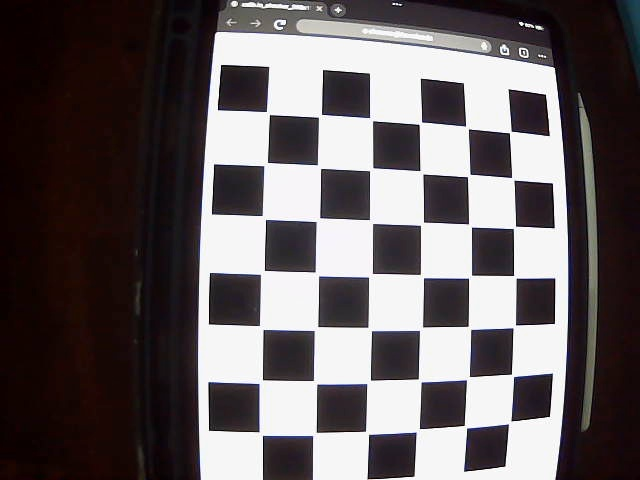
#> input picture configure/calib_img/calibrate0.jpg, 640 x 480 px; its folder holds 5 pictures in this run
$ python configure.py
#> lines starting #> are read from the running program, lines starting #| are printed output that depends on the picture; after the words box and inside, x2 and y2 are one past the last pixel; in counts of white or black regions, pixels touching at a corner belong together
import numpy as np
import cv2 as cv
import glob

# Termination criteria for corner refinement
criteria = (cv.TERM_CRITERIA_EPS + cv.TERM_CRITERIA_MAX_ITER, 30, 0.001)

# Prepare object points for a 7x6 chessboard (7 cols, 6 rows)
objp = np.zeros((6 * 7, 3), np.float32)
objp[:, :2] = np.mgrid[0:7, 0:6].T.reshape(-1, 2)

# Arrays to store object points and image points from all images
objpoints = []  # 3D points in real world
imgpoints = []  # 2D points in image plane

images = glob.glob("calib_img/*.jpg")
gray_shape = None

for fname in images:
    img = cv.imread(fname)
#> img is the input picture: shape (480, 640, 3); mean B, G, R 96.6, 95, 102
    if img is None:
        print(f"Warning: Could not read {fname}")
        continue

    gray = cv.cvtColor(img, cv.COLOR_BGR2GRAY)

    # Find the chessboard corners
    ret, corners = cv.findChessboardCorners(gray, (7, 6), None)
#> ret = True; corners = 42 rows, first 8: [510.5, 131.9], [513, 179.1], [515.7, 226], [516.4, 278.2], [515.5, 324.7], [513.7, 376.8], [511.2, 420.8], [467.1, 127.5]

    if ret:
        objpoints.append(objp)
        gray_shape = gray.shape[::-1]  # Set once when a good image is found
#> gray_shape = (640, 480)

        # Refine corners
        corners2 = cv.cornerSubPix(gray, corners, (11, 11), (-1, -1), criteria)
#> corners2 = 42 rows, first 8: [510.3, 132], [512.7, 178.9], [514.5, 227.4], [514.6, 276.7], [514.3, 326.3], [512.5, 375.4], [509.8, 422.4], [467, 127.5]
        imgpoints.append(corners2)

        # Optionally visualize
        cv.drawChessboardCorners(img, (7, 6), corners2, ret)
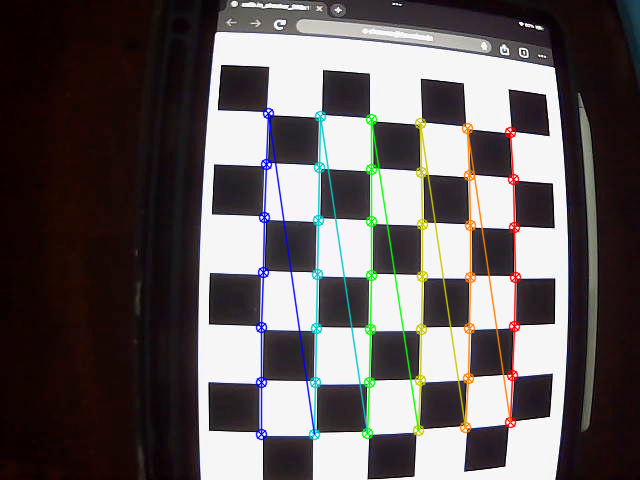
#> img: shape (480, 640, 3); 4.41% of pixels changed, all inside (x1, y1, x2, y2) = (255, 107, 522, 441)
        cv.imshow('Chessboard', img)
        cv.waitKey(500)
#> pass 2 of the loop `for fname in images:`:
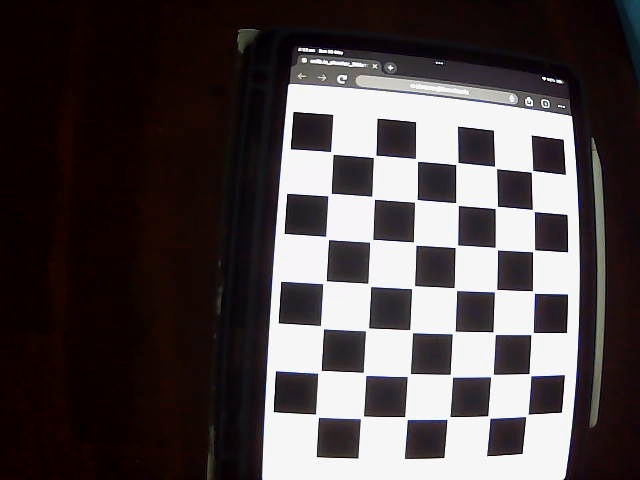
#> input picture configure/calib_img/calibrate1.jpg, 640 x 480 px
#> img is the input picture: shape (480, 640, 3); mean B, G, R 73.7, 72.5, 80.1
#> corners = 42 rows, first 8: [531.4, 172.3], [534.5, 211.7], [534.7, 249.5], [534.6, 293.5], [533.5, 332.3], [529, 375.5], [528.4, 414], [494.3, 166.2]
#> corners2 = 42 rows, first 8: [531.9, 171.3], [533.4, 210.5], [533.5, 250.7], [533.5, 291.9], [532, 333.5], [529.8, 374.6], [527.1, 415.1], [495.5, 167.5]
#> `cv.drawChessboardCorners(img, (7, 6), corners2, ret)`:
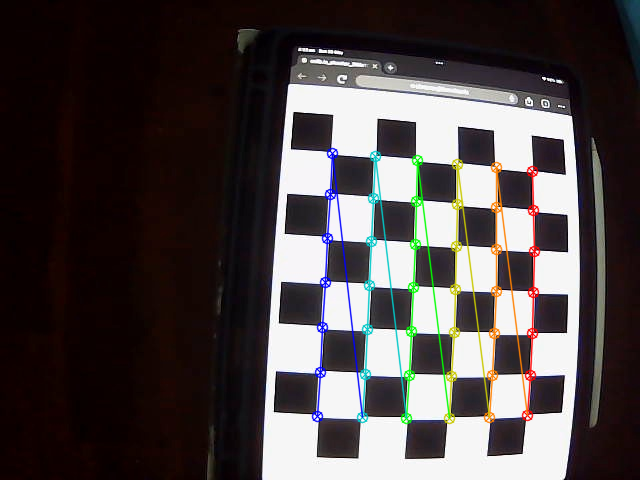
#> img: shape (480, 640, 3); 3.83% of pixels changed, all inside (x1, y1, x2, y2) = (311, 147, 541, 425)
#> pass 3 of the loop `for fname in images:`:
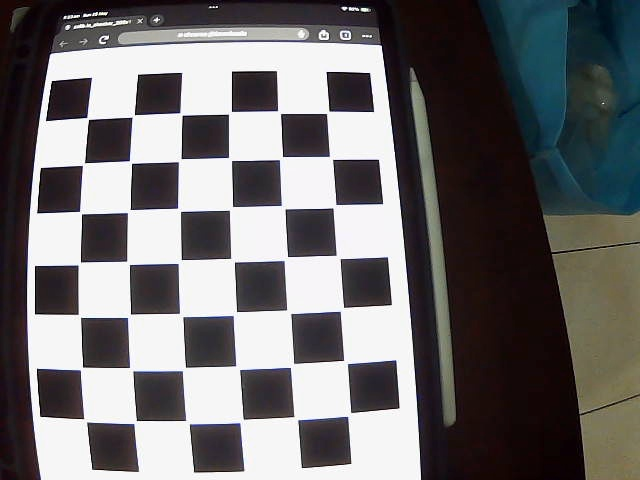
#> input picture configure/calib_img/calibrate10.jpg, 640 x 480 px
#> img is the input picture: shape (480, 640, 3); mean B, G, R 110.4, 109.5, 111.4
#> `gray = cv.cvtColor(img, cv.COLOR_BGR2GRAY)`:
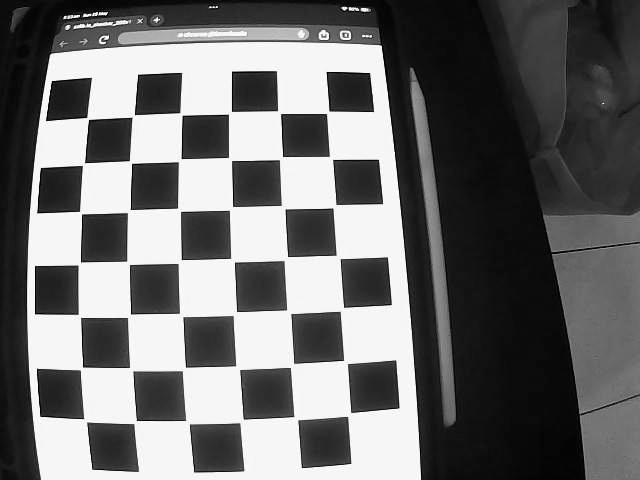
#> gray: shape (480, 640); min 0, max 255, mean 110.2
#> corners = 42 rows, first 8: [329.2, 110.8], [329.2, 156.2], [332.6, 208], [338, 257], [342, 309.5], [345.5, 362], [349, 414.5], [277.4, 110.5]
#> corners2 = 42 rows, first 8: [327.7, 112.4], [331.3, 158.2], [334.5, 206.2], [338.3, 257], [342.2, 309.4], [345.5, 361.8], [349.4, 414.4], [279.1, 112.2]
#> `cv.drawChessboardCorners(img, (7, 6), corners2, ret)`:
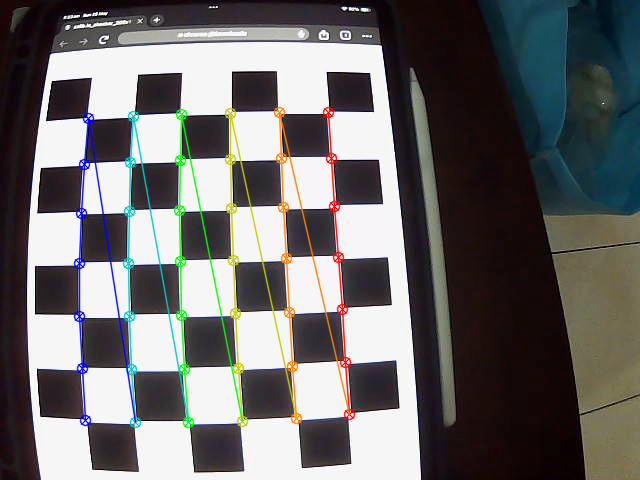
#> img: shape (480, 640, 3); 4.36% of pixels changed, all inside (x1, y1, x2, y2) = (73, 106, 356, 429)
#> the loop made 5 passes; the first 3 are shown

cv.destroyAllWindows()

# Safety check
if len(objpoints) == 0 or gray_shape is None:
    raise ValueError("No valid chessboard corners were detected.")

print(f"Calibration images used: {len(objpoints)}")

# Camera calibration
ret, mtx, dist, rvecs, tvecs = cv.calibrateCamera(objpoints, imgpoints, gray_shape, None, None)

print("Camera matrix:\n", mtx)
print("Distortion coefficients:\n", dist)

# Load an image to undistort
img = cv.imread('calib_img/calibrate0.jpg')
if img is None:
    raise FileNotFoundError("Could not read 'calibrate0.jpg'.")

h, w = img.shape[:2]
#> h = 480; w = 640
newcameramtx, roi = cv.getOptimalNewCameraMatrix(mtx, dist, (w, h), 1, (w, h))

# Undistort
mapx, mapy = cv.initUndistortRectifyMap(mtx, dist, None, newcameramtx, (w, h), 5)
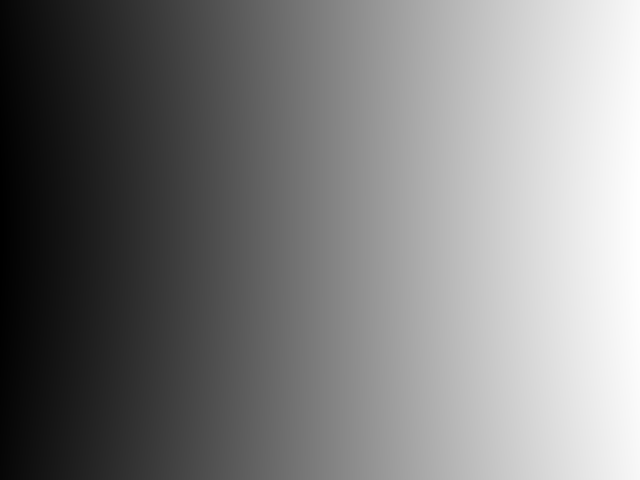
#> mapx: shape (480, 640) float32; min -16.74, max 657.8, mean 318.1; drawn with min black and max white
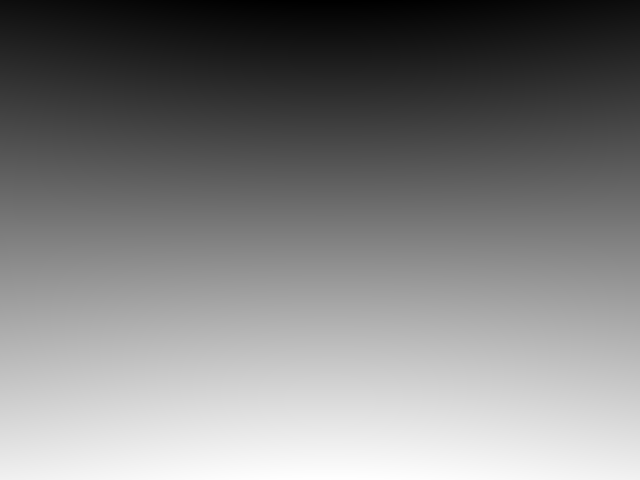
#> mapy: shape (480, 640) float32; min -29.67, max 508.4, mean 241.2; drawn with min black and max white
dst = cv.remap(img, mapx, mapy, cv.INTER_LINEAR)
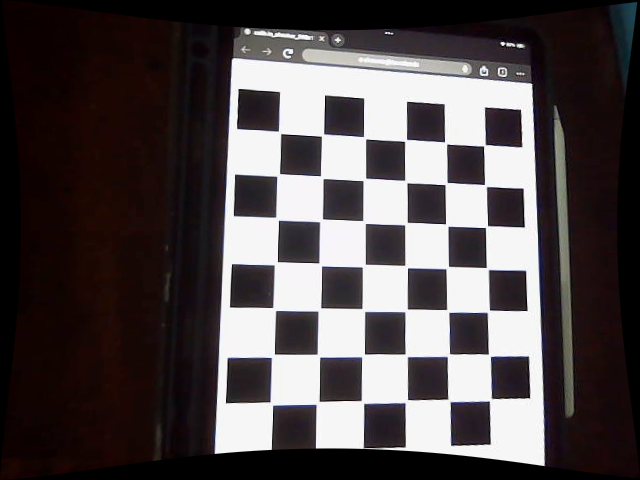
#> dst: shape (480, 640, 3); mean B, G, R 76, 74.7, 81.6

# Optionally crop using ROI
x, y, w_roi, h_roi = roi
if w_roi > 0 and h_roi > 0:
    dst = dst[y:y+h_roi, x:x+w_roi]
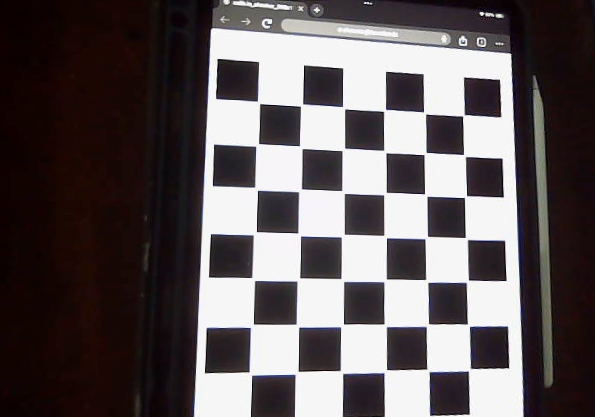
#> dst: shape (417, 595, 3); mean B, G, R 91.5, 90, 97.6

cv.imwrite('calibresult.png', dst)
cv.imshow('Original', img)
cv.imshow('Undistorted', dst)
cv.waitKey(0)
cv.destroyAllWindows()

# Reprojection error
mean_error = 0
for i in range(len(objpoints)):
    imgpoints2, _ = cv.projectPoints(objpoints[i], rvecs[i], tvecs[i], mtx, dist)
    error = cv.norm(imgpoints[i], imgpoints2, cv.NORM_L2) / len(imgpoints2)
    mean_error += error

print("Total reprojection error:", mean_error / len(objpoints))

np.savez('camera_calibration.npz',
         camera_matrix=mtx,
         dist_coeffs=dist,
         new_camera_matrix=newcameramtx,
         roi=roi)
